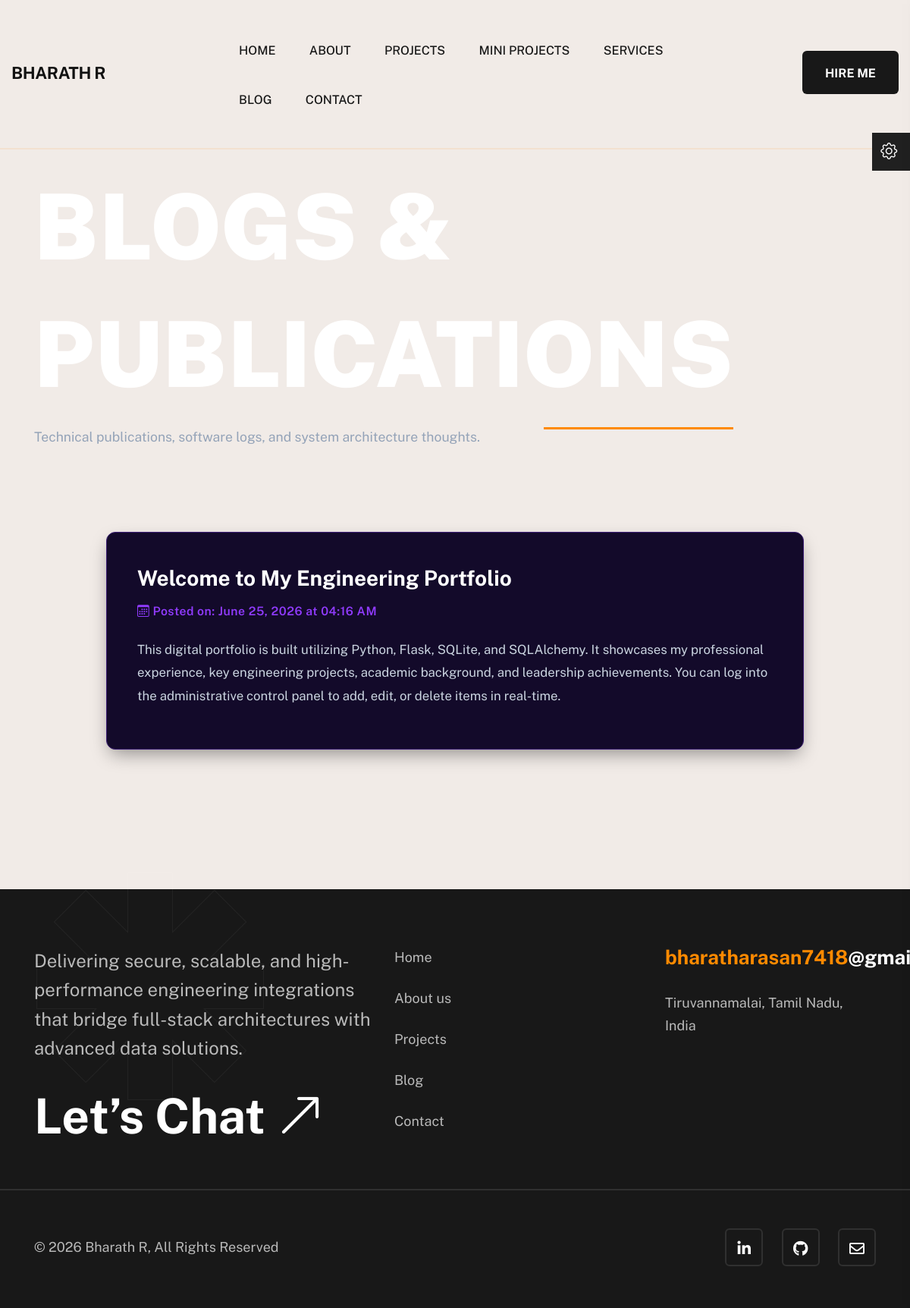
The app's page /blogs, older data.
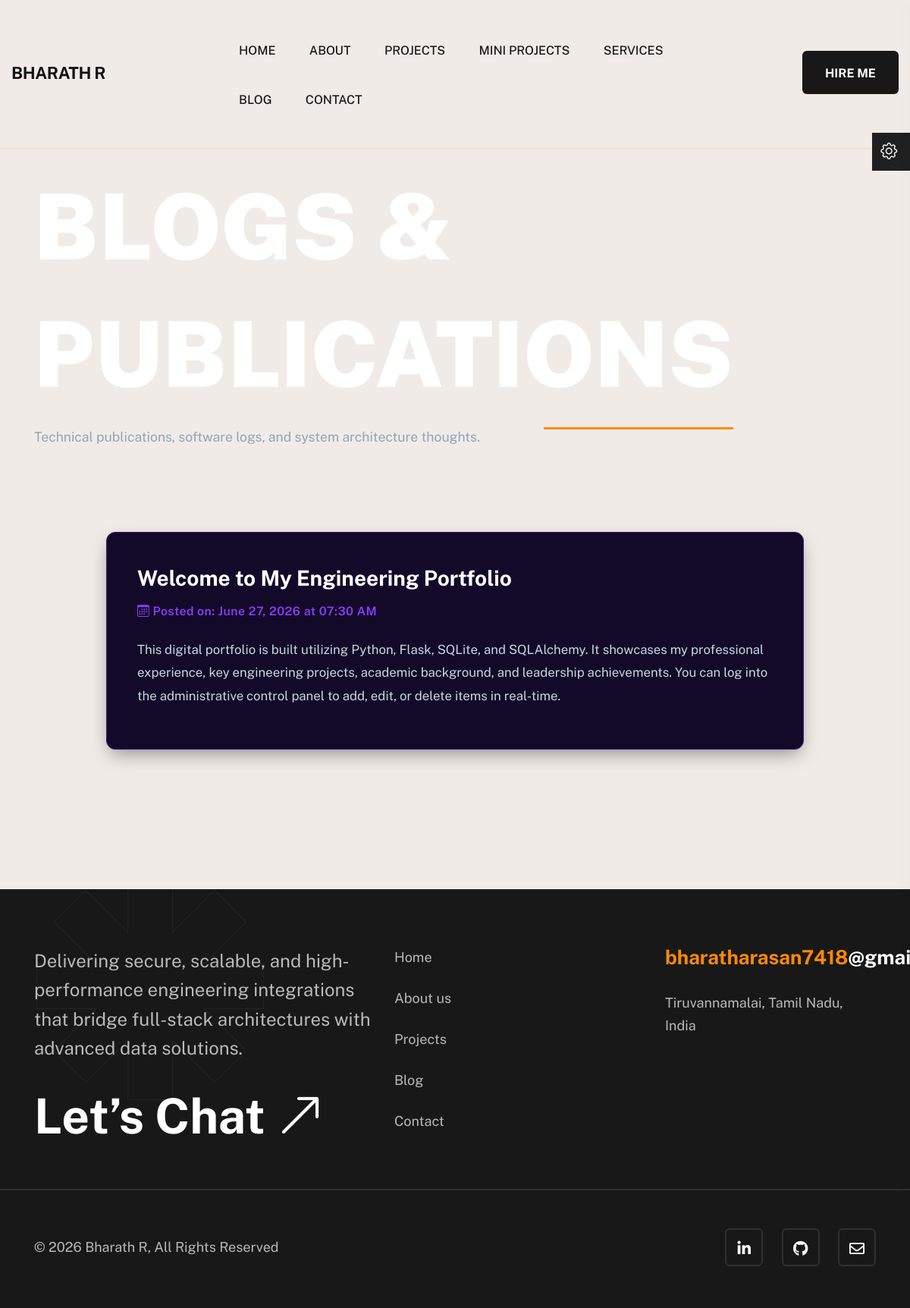
The same page, newer data.
### app.py (models this page shows)
class Blog(db.Model):
    id = db.Column(db.Integer, primary_key=True)
    title = db.Column(db.String(150), nullable=False)
    content = db.Column(db.Text, nullable=False)
    date_posted = db.Column(db.DateTime, nullable=False, default=datetime.utcnow)

### app.py (the view)
@app.route('/blogs')
def blogs():
    all_blogs = Blog.query.order_by(Blog.date_posted.desc()).all()
    return render_template('blogs.html', blogs=all_blogs)

### templates/blogs.html
{% extends 'base.html' %}
{% block content %}
<div class="page-title-area pt-215 pb-30">
    <div class="container">
        <div class="row align-items-center">
            <div class="col-lg-9">
                <div class="page-title-wrapper text-lg-start text-center mb-40">
                    <h2 class="page-title mb-10" style="color: white;">Blogs & Publications</h2>
                    <p style="color: #94a3b8; font-size: 1.1rem;">Technical publications, software logs, and system architecture thoughts.</p>
                </div>
            </div>
        </div>
    </div>
</div>
<section class="blogs-details pt-40 pb-160">
    <div class="container">
        <div class="row justify-content-center">
            <div class="col-lg-10">
                {% for blog in blogs %}
                <div class="card mb-4" style="background: #130a2a; border: 1px solid #3c1e75; border-radius: 12px; padding: 40px; box-shadow: 0 10px 25px -5px rgba(0, 0, 0, 0.4);">
                    <h3 style="color: white; font-weight: 700; margin-bottom: 10px;">{{ blog.title }}</h3>
                    <small style="color:#913BFF; font-weight: 600; letter-spacing: 0.5px; display: block; margin-bottom: 20px;"><i class="bi bi-calendar3"></i> Posted on: {{ blog.date_posted.strftime('%B %d, %Y at %I:%M %p') }}</small>
                    <p style="color:#cbd5e1; font-size: 1.05rem; line-height: 1.8; white-space: pre-wrap;">{{ blog.content }}</p>
                </div>
                {% else %}
                <div class="text-center py-5" style="background: #130a2a; border: 1px solid #3c1e75; border-radius: 12px; padding: 50px;">
                    <p style="color: #94a3b8; font-size: 1.1rem;">No technical insights broadcasted yet. Log in to dashboard to post.</p>
                </div>
                {% endfor %}
            </div>
        </div>
    </div>
</section>
{% endblock %}

### templates/base.html (shortened to what this page needs)
<!DOCTYPE html>
<html class="no-js" lang="en">
<head>
	<link rel="stylesheet" href="{{ url_for('static', filename='css/bootstrap.min.css') }}" />
	<link rel="stylesheet" href="{{ url_for('static', filename='fonts/bootstrap-icons/font-css.css') }}" />
	<link rel="stylesheet" href="{{ url_for('static', filename='css/animate.min.css') }}" />
	<link rel="stylesheet" href="{{ url_for('static', filename='css/slick.css') }}" />
	<link rel="stylesheet" href="{{ url_for('static', filename='css/all.min.css') }}" />
	<link rel="stylesheet" href="{{ url_for('static', filename='css/nice-select.css') }}" />
	<link rel="stylesheet" href="{{ url_for('static', filename='css/magnific-popup.css') }}" />
	<link rel="stylesheet" href="{{ url_for('static', filename='css/metisMenu.css') }}" />
	<link rel="stylesheet" href="{{ url_for('static', filename='css/aos.css') }}" />
	<link rel="stylesheet" href="{{ url_for('static', filename='css/spacing.css') }}" />
	<link rel="stylesheet" href="{{ url_for('static', filename='css/main.css') }}" />
</head>
<body class="light-bg">
	<div class="main-page-wrapper">
		<div class="gear-box">
			<div class="icon">
				<span class="gear-icon"><i class="bi bi-gear"></i></span>
			</div>
		</div>
		<header class="theme-main-menu theme-menu-one pt-35 pb-30">
			<div class="main-header-area">
				<div class="container-fluid">
					<div class="row align-items-center">
						<div class="col-xl-3 col-lg-2 col-6">
							<div class="logo-area">
								<a class="black-logo" href="/"><h4 style="font-weight: 700; color: #111; letter-spacing: -0.5px;">BHARATH R</h4></a>
							</div>
						</div>
						<div class="col-xl-7 col-lg-7 col-6 d-none d-lg-block">
							<div class="main-menu d-none d-lg-block ps-xxl-5">
								<nav id="mobile-menu">
									<ul class="menu-list ps-0">
										<li><a href="/">Home</a></li>
										<li><a href="/about">About</a></li>
										<li><a href="/projects">Projects</a></li>
										<li><a href="/miniprojects">Mini Projects</a></li>
										<li><a href="/services">Services</a></li>
										<li><a href="/blogs">Blog</a></li>
										<li><a href="/contact">Contact</a></li>
									</ul>
								</nav>
							</div>
						</div>
						<div class="col-xl-2 col-lg-3 col-6">
							<div class="right-nav d-flex align-items-center justify-content-end">
								<div class="quote__btn d-none d-sm-inline-block">
									<a href="mailto:bharatharasan7418@gmail.com" class="ht_btn">Hire Me</a>
								</div>
							</div>
						</div>
					</div>
				</div>
			</div>
		</header>
		<main>
			{% block content %}
			{% endblock %}
		</main>
		<footer class="black-bg footer-area-one position-relative">
			<div class="footer-wrapper-one pt-75 pb-20">
				<img src="{{ url_for('static', filename='img/shape/star-5.png') }}" alt="" class="shape-01s">
				<div class="container">
					<div class="row">
						<div class="col-xl-5 col-lg-5 col-md-8">
							<div class="footer-widget mb-30">
								<p class="footer-desc">
									Delivering secure, scalable, and high-performance engineering integrations that bridge full-stack architectures with advanced data solutions.
								</p>
								<a class="chatbot" href="/contact">Let’s Chat <i class="bi bi-arrow-up-right"></i></a>
							</div>
						</div>
						<div class="col-xl-3 col-lg-3 col-md-4">
							<div class="footer-widget ps-xxl-5 ms-xxl-5 mb-30">
								<ul class="style-none">
									<li><a href="/">Home</a></li>
									<li><a href="/about">About us</a></li>
									<li><a href="/projects">Projects</a></li>
									<li><a href="/blogs">Blog</a></li>
									<li><a href="/contact">Contact</a></li>
								</ul>
							</div>
						</div>
						<div class="col-xl-4 col-lg-4 col-md-6">
							<div class="footer-widget mb-30 ms-xl-5 ps-xl-4">
								<a class="mail d-block mb-30" href="mailto:bharatharasan7418@gmail.com"><span class="text-theme">bharatharasan7418</span>@gmail.com</a>
								<address>Tiruvannamalai, Tamil Nadu, India</address>
							</div>
						</div>
					</div>
				</div>
			</div>
			<div class="copyright-area pt-50 pb-25">
				<div class="container">
					<div class="row align-items-center">
						<div class="col-xl-6 col-lg-6 text-lg-start text-center">
							<div class="copyright-text mb-30">
								<p>© 2026 Bharath R, All Rights Reserved</p>
							</div>
						</div>
						<div class="col-xl-6 col-lg-6 text-lg-end text-center">
							<div class="social-media mb-30">
								<a href="https://linkedin.com/in/bharath-r-22a4482a0" target="_blank"><i class="fab fa-linkedin-in"></i></a>
								<a href="https://github.com/bharath7418" target="_blank"><i class="fab fa-github"></i></a>
								<a href="mailto:bharatharasan7418@gmail.com"><i class="far fa-envelope"></i></a>
							</div>
						</div>
					</div>
				</div>
			</div>
		</footer>
	</div>
</body>
</html>

### static/css/spacing.css (style rules this page uses)
.mb-10 { margin-bottom: 10px; }
.mb-30 { margin-bottom: 30px; }
.mb-40 { margin-bottom: 40px; }
.pt-35 { padding-top: 35px; }
.pt-40 { padding-top: 40px; }
.pt-50 { padding-top: 50px; }
.pt-75 { padding-top: 75px; }
.pt-215 { padding-top: 215px; }
.pb-20 { padding-bottom: 20px; }
.pb-25 { padding-bottom: 25px; }
.pb-30 { padding-bottom: 30px; }
.pb-160 { padding-bottom: 160px; }

### templates/base.html (style rules this page uses)
:root { --accent-cyan: #913BFF; --text-muted: #94a3b8; --card-dark: #120c24; }
.card { background: #130a2a; border: 1px solid #3c1e75; padding: 2.2rem; border-radius: 12px; box-shadow: 0 10px 25px -5px rgba(0, 0, 0, 0.4); transition: transform 0.3s ease, border-color 0.3s ease, box-shadow 0.3s ease; }
.card h3, .card h4 { color: #ffffff; font-weight: 650; margin-bottom: 0.85rem; }
.card p { font-size: 0.95rem; line-height: 1.6; }

Row changes from the older to the newer data that the page shows:
changed Blog "Welcome to My Engineering Portfolio": date_posted "June 25, 2026 at 04:16 AM" → "June 27, 2026 at 07:30 AM"
